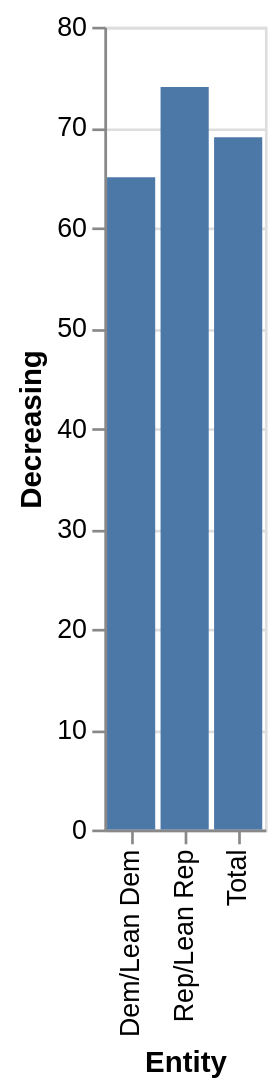

Here is the Vega-Lite specification saved for this chart:
### Vega-Lite specification from a JSON file in a GitHub repository (floating-point values rounded to 4 significant figures)
{"$schema": "https://vega.github.io/schema/vega-lite/v5.json", "description": "Bar chart auto-generated from CSV", "data": {"values": [{"Entity": "Dem/Lean Dem", "Decreasing": 65}, {"Entity": "Rep/Lean Rep", "Decreasing": 74}, {"Entity": "Total", "Decreasing": 69}]}, "mark": "bar", "encoding": {"x": {"field": "Entity", "type": "ordinal"}, "y": {"field": "Decreasing", "type": "quantitative"}}}
